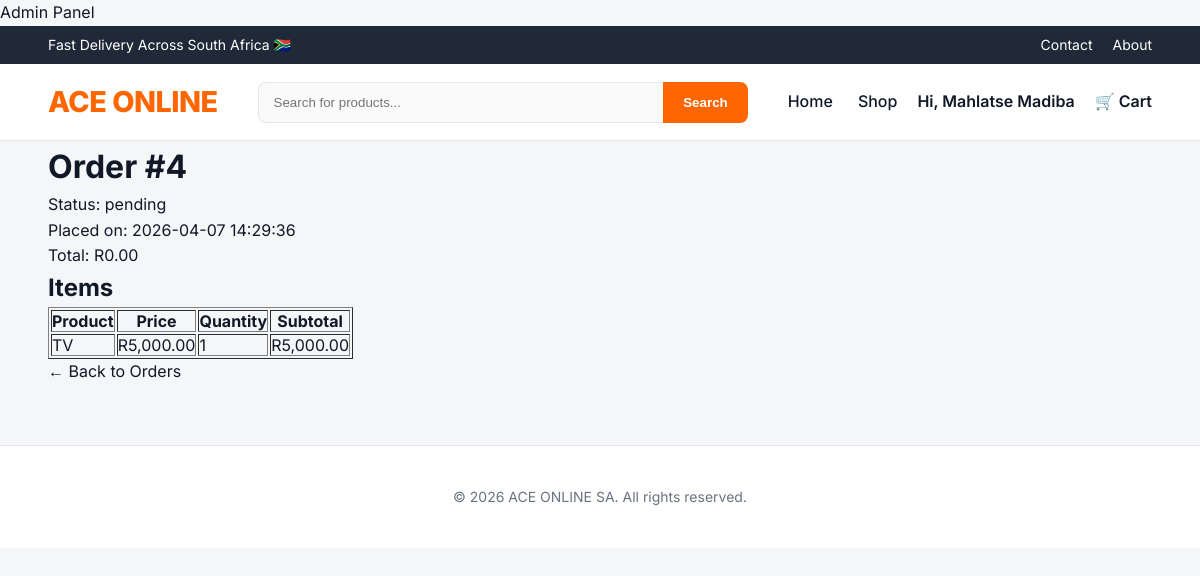
Screenshot of /account/order_details.php?id=4 (signed in) with the database file from the repository.
### tables this page shows
CREATE TABLE `orders` (
  `id` int(11) NOT NULL,
  `customer_id` int(11) NOT NULL,
  `address_id` int(11) DEFAULT NULL,
  `order_number` varchar(50) NOT NULL,
  `status` enum('pending','paid','processing','shipped','delivered','cancelled') DEFAULT 'pending',
  `subtotal` decimal(10,2) NOT NULL DEFAULT 0.00,
  `shipping_fee` decimal(10,2) NOT NULL DEFAULT 0.00,
  `discount_amount` decimal(10,2) NOT NULL DEFAULT 0.00,
  `total_amount` decimal(10,2) NOT NULL DEFAULT 0.00,
  `payment_status` enum('unpaid','paid','failed','refunded') DEFAULT 'unpaid',
  `notes` text DEFAULT NULL,
  `created_at` timestamp NOT NULL DEFAULT current_timestamp(),
  `updated_at` timestamp NOT NULL DEFAULT current_timestamp() ON UPDATE current_timestamp(),
  `total` decimal(10,2) NOT NULL DEFAULT 0.00
);

CREATE TABLE `order_items` (
  `id` int(11) NOT NULL,
  `order_id` int(11) NOT NULL,
  `product_id` int(11) NOT NULL,
  `product_name` varchar(150) NOT NULL,
  `product_price` decimal(10,2) NOT NULL,
  `quantity` int(11) NOT NULL,
  `line_total` decimal(10,2) NOT NULL,
  `created_at` timestamp NOT NULL DEFAULT current_timestamp()
);

CREATE TABLE `products` (
  `id` int(11) NOT NULL,
  `category_id` int(11) NOT NULL,
  `subcategory_id` int(11) DEFAULT NULL,
  `name` varchar(150) NOT NULL,
  `slug` varchar(180) NOT NULL,
  `description` text DEFAULT NULL,
  `price` decimal(10,2) NOT NULL,
  `stock_quantity` int(11) NOT NULL DEFAULT 0,
  `sku` varchar(100) DEFAULT NULL,
  `brand` varchar(100) DEFAULT NULL,
  `is_featured` tinyint(1) DEFAULT 0,
  `is_active` tinyint(1) DEFAULT 1,
  `created_at` timestamp NOT NULL DEFAULT current_timestamp(),
  `updated_at` timestamp NOT NULL DEFAULT current_timestamp() ON UPDATE current_timestamp()
);

### account/order_details.php (the view, shortened to what this page needs)
<?php
require '../public/partials/db.php';
include '../public/partials/header.php';
$order_id = isset($_GET['id']) ? (int)$_GET['id'] : 0;
$customer_id = $_SESSION['customer_id'];
$stmt = $conn->prepare("
    SELECT id, total, status, created_at
    FROM orders
    WHERE id = ? AND customer_id = ?
    LIMIT 1
");
$stmt->bind_param("ii", $order_id, $customer_id);
$stmt->execute();
$orderResult = $stmt->get_result();
$order = $orderResult->fetch_assoc();
$stmtItems = $conn->prepare("
    SELECT oi.quantity, p.name, p.price
    FROM order_items oi
    JOIN products p ON oi.product_id = p.id
    WHERE oi.order_id = ?
");
$stmtItems->bind_param("i", $order_id);
$stmtItems->execute();
$itemsResult = $stmtItems->get_result();
$orderItems = $itemsResult->fetch_all(MYSQLI_ASSOC);
?>
<div class="container">
    <h1>Order #<?= $order['id'] ?></h1>
    <p>Status: <?= htmlspecialchars($order['status']) ?></p>
    <p>Placed on: <?= htmlspecialchars($order['created_at']) ?></p>
    <p>Total: R<?= number_format($order['total'], 2) ?></p>
    <h2>Items</h2>
    <table border="1">
        <tr>
            <th>Product</th>
            <th>Price</th>
            <th>Quantity</th>
            <th>Subtotal</th>
        </tr>
        <?php foreach ($orderItems as $item): ?>
        <tr>
            <td><?= htmlspecialchars($item['name']) ?></td>
            <td>R<?= number_format($item['price'], 2) ?></td>
            <td><?= $item['quantity'] ?></td>
            <td>R<?= number_format($item['price'] * $item['quantity'], 2) ?></td>
        </tr>
        <?php endforeach; ?>
    </table>
    <a href="orders.php">← Back to Orders</a>
</div>
<?php include '../public/partials/footer.php'; ?>

### public/assets/css/base.css (style rules this page uses)
:root { --primary: #ff6600; --primary-dark: #e65c00; --dark: #1f2937; --light-bg: #f5f6f8; --border: #e5e7eb; --text: #111827; --muted: #6b7280; --white: #ffffff; }
* { margin: 0; padding: 0; box-sizing: border-box; }
body { font-family: 'Inter', sans-serif; background: var(--light-bg); color: var(--text); line-height: 1.6; }
a { text-decoration: none; color: inherit; }

### public/assets/css/layout.css (style rules this page uses)
.container { width: 92%; max-width: 1280px; margin: auto; }

### rows the page displays
orders: id "4", status "pending", created_at "2026-04-07 14:29:36", total "0.00"
order_items: product.name "TV", product.price "5,000.00", quantity "1", $item['price'] * $item['quantity'] "5,000.00"

### other values shown
$_SESSION['customer_name'] "Mahlatse Madiba"
